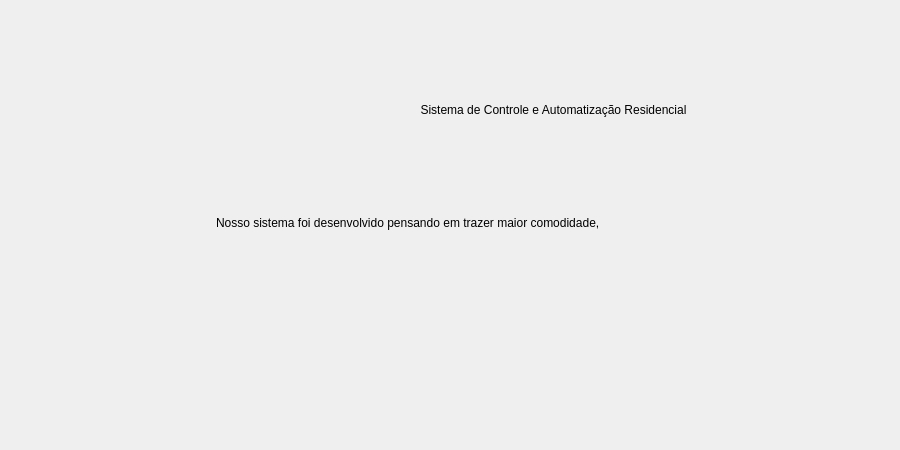
<?xml version="1.0" encoding="UTF-8"?>
<ui version="4.0">
 <class>sobreDialog</class>
 <widget class="QDialog" name="sobreDialog">
  <property name="geometry">
   <rect>
    <x>0</x>
    <y>0</y>
    <width>900</width>
    <height>450</height>
   </rect>
  </property>
  <property name="minimumSize">
   <size>
    <width>900</width>
    <height>450</height>
   </size>
  </property>
  <property name="maximumSize">
   <size>
    <width>900</width>
    <height>450</height>
   </size>
  </property>
  <property name="windowTitle">
   <string>Sobre o App</string>
  </property>
  <widget class="QWidget" name="gridLayoutWidget">
   <property name="geometry">
    <rect>
     <x>10</x>
     <y>10</y>
     <width>881</width>
     <height>431</height>
    </rect>
   </property>
   <layout class="QGridLayout" name="gridLayout">
    <item row="0" column="1">
     <widget class="QLabel" name="nome_label">
      <property name="text">
       <string>Sistema de Controle e Automatização Residencial</string>
      </property>
      <property name="alignment">
       <set>Qt::AlignCenter</set>
      </property>
      <property name="wordWrap">
       <bool>true</bool>
      </property>
     </widget>
    </item>
    <item row="1" column="1">
     <widget class="QLabel" name="texto_label">
      <property name="text">
       <string>Nosso sistema foi desenvolvido pensando em trazer maior comodidade, </string>
      </property>
      <property name="alignment">
       <set>Qt::AlignLeading|Qt::AlignLeft|Qt::AlignTop</set>
      </property>
      <property name="wordWrap">
       <bool>true</bool>
      </property>
     </widget>
    </item>
    <item row="0" column="0">
     <widget class="QLabel" name="logo_label">
      <property name="minimumSize">
       <size>
        <width>200</width>
        <height>200</height>
       </size>
      </property>
      <property name="maximumSize">
       <size>
        <width>200</width>
        <height>200</height>
       </size>
      </property>
      <property name="text">
       <string/>
      </property>
      <property name="pixmap">
       <pixmap>logo.png</pixmap>
      </property>
      <property name="scaledContents">
       <bool>true</bool>
      </property>
     </widget>
    </item>
   </layout>
  </widget>
 </widget>
 <resources/>
 <connections/>
</ui>
